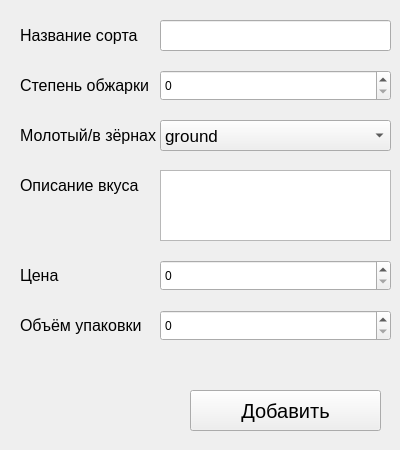
<?xml version="1.0" encoding="UTF-8"?>
<ui version="4.0">
 <class>Form</class>
 <widget class="QWidget" name="Form">
  <property name="geometry">
   <rect>
    <x>0</x>
    <y>0</y>
    <width>400</width>
    <height>450</height>
   </rect>
  </property>
  <property name="sizePolicy">
   <sizepolicy hsizetype="Fixed" vsizetype="Fixed">
    <horstretch>0</horstretch>
    <verstretch>0</verstretch>
   </sizepolicy>
  </property>
  <property name="minimumSize">
   <size>
    <width>400</width>
    <height>450</height>
   </size>
  </property>
  <property name="maximumSize">
   <size>
    <width>400</width>
    <height>450</height>
   </size>
  </property>
  <property name="windowTitle">
   <string>Form</string>
  </property>
  <widget class="QLabel" name="label_2">
   <property name="geometry">
    <rect>
     <x>20</x>
     <y>70</y>
     <width>141</width>
     <height>31</height>
    </rect>
   </property>
   <property name="font">
    <font>
     <pointsize>12</pointsize>
    </font>
   </property>
   <property name="text">
    <string>Степень обжарки</string>
   </property>
  </widget>
  <widget class="QLabel" name="label_3">
   <property name="geometry">
    <rect>
     <x>20</x>
     <y>20</y>
     <width>141</width>
     <height>31</height>
    </rect>
   </property>
   <property name="font">
    <font>
     <pointsize>12</pointsize>
    </font>
   </property>
   <property name="text">
    <string>Название сорта</string>
   </property>
  </widget>
  <widget class="QLabel" name="label_4">
   <property name="geometry">
    <rect>
     <x>20</x>
     <y>120</y>
     <width>151</width>
     <height>31</height>
    </rect>
   </property>
   <property name="font">
    <font>
     <pointsize>12</pointsize>
    </font>
   </property>
   <property name="text">
    <string>Молотый/в зёрнах</string>
   </property>
  </widget>
  <widget class="QPushButton" name="acceptButton">
   <property name="geometry">
    <rect>
     <x>190</x>
     <y>390</y>
     <width>191</width>
     <height>41</height>
    </rect>
   </property>
   <property name="font">
    <font>
     <pointsize>15</pointsize>
    </font>
   </property>
   <property name="text">
    <string>Добавить</string>
   </property>
  </widget>
  <widget class="QLineEdit" name="sortEdit">
   <property name="geometry">
    <rect>
     <x>160</x>
     <y>20</y>
     <width>231</width>
     <height>31</height>
    </rect>
   </property>
  </widget>
  <widget class="QLabel" name="stateLabel">
   <property name="geometry">
    <rect>
     <x>20</x>
     <y>395</y>
     <width>161</width>
     <height>31</height>
    </rect>
   </property>
   <property name="text">
    <string/>
   </property>
  </widget>
  <widget class="QComboBox" name="typeComboBox">
   <property name="geometry">
    <rect>
     <x>160</x>
     <y>120</y>
     <width>231</width>
     <height>31</height>
    </rect>
   </property>
   <property name="font">
    <font>
     <pointsize>13</pointsize>
    </font>
   </property>
   <item>
    <property name="text">
     <string>ground</string>
    </property>
   </item>
   <item>
    <property name="text">
     <string>beans</string>
    </property>
   </item>
  </widget>
  <widget class="QSpinBox" name="roastDegreeSpinBox">
   <property name="geometry">
    <rect>
     <x>160</x>
     <y>70</y>
     <width>231</width>
     <height>31</height>
    </rect>
   </property>
   <property name="maximum">
    <number>10</number>
   </property>
  </widget>
  <widget class="QLabel" name="label_5">
   <property name="geometry">
    <rect>
     <x>20</x>
     <y>170</y>
     <width>151</width>
     <height>31</height>
    </rect>
   </property>
   <property name="font">
    <font>
     <pointsize>12</pointsize>
    </font>
   </property>
   <property name="text">
    <string>Описание вкуса</string>
   </property>
  </widget>
  <widget class="QLabel" name="label_6">
   <property name="geometry">
    <rect>
     <x>20</x>
     <y>310</y>
     <width>151</width>
     <height>31</height>
    </rect>
   </property>
   <property name="font">
    <font>
     <pointsize>12</pointsize>
    </font>
   </property>
   <property name="text">
    <string>Объём упаковки</string>
   </property>
  </widget>
  <widget class="QSpinBox" name="packingVolumeSpinBox">
   <property name="geometry">
    <rect>
     <x>160</x>
     <y>310</y>
     <width>231</width>
     <height>31</height>
    </rect>
   </property>
   <property name="maximum">
    <number>10000</number>
   </property>
  </widget>
  <widget class="QTextEdit" name="tasteDescriptionEdit">
   <property name="geometry">
    <rect>
     <x>160</x>
     <y>170</y>
     <width>231</width>
     <height>71</height>
    </rect>
   </property>
  </widget>
  <widget class="QLabel" name="label">
   <property name="geometry">
    <rect>
     <x>20</x>
     <y>260</y>
     <width>101</width>
     <height>31</height>
    </rect>
   </property>
   <property name="font">
    <font>
     <pointsize>12</pointsize>
    </font>
   </property>
   <property name="text">
    <string>Цена</string>
   </property>
  </widget>
  <widget class="QSpinBox" name="priceSpinBox">
   <property name="geometry">
    <rect>
     <x>160</x>
     <y>260</y>
     <width>231</width>
     <height>31</height>
    </rect>
   </property>
   <property name="maximum">
    <number>10000</number>
   </property>
  </widget>
 </widget>
 <resources/>
 <connections/>
</ui>
